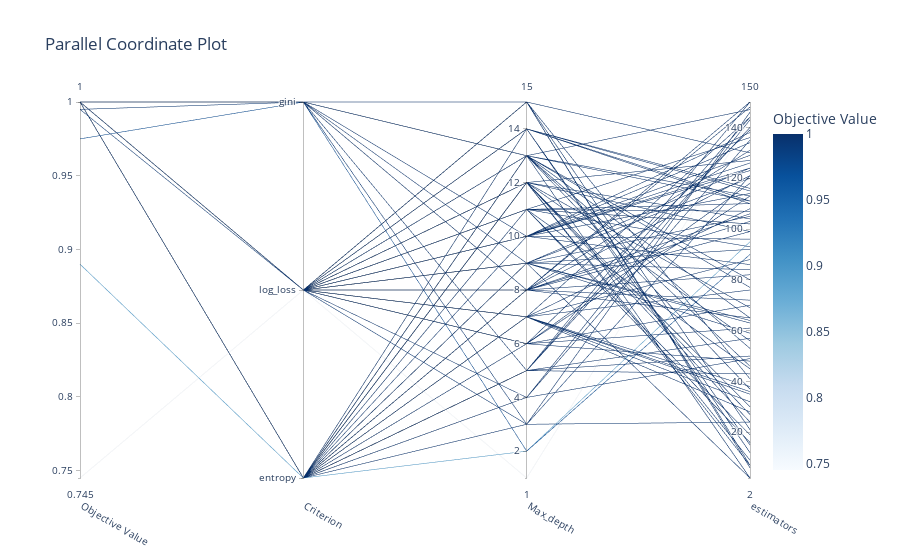

Notebook cell for this chart:
### Code cell
optuna.visualization.plot_parallel_coordinate(studyRF)

### Figure 1 — Plotly figure (JSON) as saved in the notebook; plotly's stock layout.template omitted (floating-point values rounded to 4 significant figures)
{"data": [{"dimensions": [{"label": "Objective Value", "range": [0.745, 1], "values": [1, 1, 1, 1, 1, 1, 1, 1, 1, 1, 0.975, 1, 1, 1, 1, 1, 0.89, 1, 1, 1, 0.995, 1, 1, 1, 1, 1, 1, 1, 1, 1, 1, 1, 1, 1, 1, 1, 1, 1, 1, 1, 1, 1, 1, 1, 1, 1, 1, 1, 1, 1, 1, 1, 1, 1, 1, 1, 1, 1, 1, 1, 1, 1, 1, 1, 0.745, 1, 1, 1, 1, 1, 1, 1, 1, 1, 1, 1, 1, 1, 1, 1, 1, 1, 1, 1, 1, 1, 1, 1, 1, 1, 1, 1, 1, 1, 1, 0.995, 1, 1, 1, 1]}, {"label": "Criterion", "range": [0, 2], "ticktext": ["entropy", "log_loss", "gini"], "tickvals": [0, 1, 2], "values": [0, 1, 1, 1, 1, 0, 1, 1, 0, 0, 2, 2, 0, 0, 2, 1, 0, 0, 1, 2, 1, 1, 1, 1, 1, 0, 1, 1, 2, 0, 1, 1, 1, 1, 1, 1, 0, 1, 0, 1, 2, 1, 1, 1, 0, 1, 0, 2, 1, 0, 1, 0, 0, 0, 0, 1, 2, 0, 1, 1, 0, 1, 1, 1, 1, 1, 1, 2, 1, 0, 1, 1, 1, 1, 1, 1, 1, 0, 1, 2, 1, 0, 0, 0, 0, 0, 0, 1, 1, 0, 1, 0, 0, 0, 0, 2, 1, 0, 1, 0]}, {"label": "Max_depth", "range": [1, 15], "values": [12, 7, 8, 11, 13, 8, 10, 15, 12, 5, 2, 5, 5, 9, 15, 7, 2, 13, 6, 10, 3, 8, 7, 9, 4, 7, 11, 9, 13, 11, 8, 13, 11, 14, 10, 10, 12, 12, 6, 14, 9, 14, 12, 11, 6, 15, 8, 13, 7, 9, 12, 8, 10, 7, 5, 6, 8, 13, 10, 7, 5, 9, 11, 11, 1, 12, 9, 8, 10, 14, 11, 12, 13, 15, 15, 14, 8, 7, 6, 13, 10, 12, 12, 11, 14, 13, 9, 10, 12, 8, 11, 4, 3, 4, 7, 3, 9, 5, 6, 13]}, {"label": "estimators", "range": [2, 150], "values": [104, 35, 65, 110, 113, 148, 123, 7, 30, 144, 90, 57, 43, 84, 6, 28, 95, 65, 48, 129, 24, 72, 76, 105, 49, 36, 16, 63, 80, 102, 121, 111, 136, 115, 96, 86, 69, 56, 139, 15, 124, 110, 99, 93, 118, 130, 106, 37, 88, 2, 127, 150, 134, 144, 50, 61, 82, 77, 114, 38, 150, 120, 107, 102, 143, 27, 92, 131, 124, 111, 16, 9, 53, 21, 41, 116, 99, 32, 70, 46, 138, 7, 30, 19, 12, 2, 59, 126, 24, 103, 45, 143, 146, 135, 108, 121, 64, 140, 113, 147]}], "labelangle": 30, "labelside": "bottom", "line": {"color": [1, 1, 1, 1, 1, 1, 1, 1, 1, 1, 0.975, 1, 1, 1, 1, 1, 0.89, 1, 1, 1, 0.995, 1, 1, 1, 1, 1, 1, 1, 1, 1, 1, 1, 1, 1, 1, 1, 1, 1, 1, 1, 1, 1, 1, 1, 1, 1, 1, 1, 1, 1, 1, 1, 1, 1, 1, 1, 1, 1, 1, 1, 1, 1, 1, 1, 0.745, 1, 1, 1, 1, 1, 1, 1, 1, 1, 1, 1, 1, 1, 1, 1, 1, 1, 1, 1, 1, 1, 1, 1, 1, 1, 1, 1, 1, 1, 1, 0.995, 1, 1, 1, 1], "colorbar": {"title": {"text": "Objective Value"}}, "colorscale": [[0, "rgb(247,251,255)"], [0.125, "rgb(222,235,247)"], [0.25, "rgb(198,219,239)"], [0.375, "rgb(158,202,225)"], [0.5, "rgb(107,174,214)"], [0.625, "rgb(66,146,198)"], [0.75, "rgb(33,113,181)"], [0.875, "rgb(8,81,156)"], [1, "rgb(8,48,107)"]], "reversescale": false, "showscale": true}, "type": "parcoords"}], "layout": {"title": {"text": "Parallel Coordinate Plot"}}}
